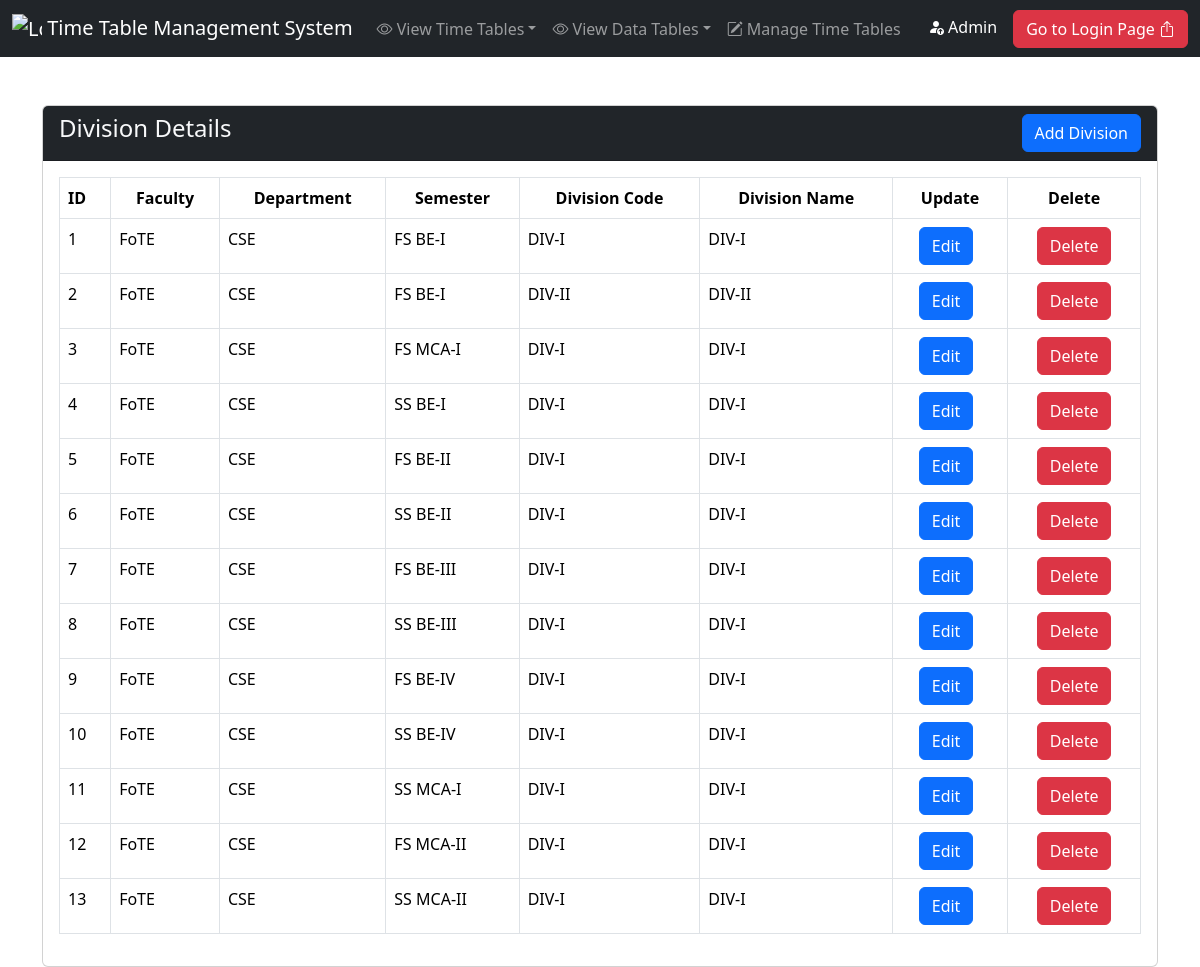
Screenshot of /division/division-details.php with the database file from the repository.
### tables this page shows
CREATE TABLE `division` (
  `Division_Id` int(11) NOT NULL,
  `Division_Code` varchar(50) NOT NULL,
  `Division_Name` varchar(100) NOT NULL,
  `Class_Id` int(11) NOT NULL
);

CREATE TABLE `faculty` (
  `faculty_id` int(11) NOT NULL,
  `faculty_name` varchar(100) NOT NULL,
  `faculty_Code` varchar(50) NOT NULL
);

CREATE TABLE `department` (
  `Department_Id` int(11) NOT NULL,
  `Department_Code` varchar(50) NOT NULL,
  `Department_Name` varchar(100) NOT NULL,
  `Faculty_Id` int(11) NOT NULL
);

CREATE TABLE `semester` (
  `Semester_Id` int(11) NOT NULL,
  `Semester_Code` varchar(50) NOT NULL,
  `Semester_Name` varchar(100) NOT NULL,
  `Program_Id` int(11) NOT NULL
);

### division/division-details.php (the view, shortened to what this page needs)
<?php include("../includes/connect.php") ?>
<?php include("../includes/header.php") ?>
<div class="container">
    <div class="row">
        <div class="col-md-12 mt-5">
            <div class="card ">
                <div class="card-header d-flex justify-content-between bg-dark text-light">
                    <h4>Division Details</h4>
                    <a href="division-add.php" class="btn btn-primary">Add Division</a>
                </div>
                <div class="card-body">
                    <table class="table table-bordered" id="myTable">
                        <thead>
                            <tr>
                                <th scope="col">ID</th>
                                <th scope="col" class="text-center">Faculty</th>
                                <th scope="col" class="text-center">Department</th>
                                <th scope="col" class="text-center">Semester</th>
                                <th scope="col" class="text-center">Division Code</th>
                                <th scope="col" class="text-center">Division Name</th>
                                <th scope="col" class="text-center">Update</th>
                                <th scope="col" class="text-center">Delete</th>
                            </tr>
                        </thead>
                        <tbody>
                            <?php
                            $sno = 1;
                            $sql = " SELECT d.Division_Id, d.Division_Code, d.Division_Name,
                                        cs.Class_Id, cs.Class_Code, cs.Class_Name,
                                        s.Semester_Code,
                                        dep.Department_Code,
                                        f.Faculty_Code
                                    FROM Division d
                                JOIN Class_Semester cs ON d.Class_Id = cs.Class_Id
                                JOIN Semester s ON cs.Semester_Id = s.Semester_Id
                                JOIN Program p ON s.Program_Id = p.Program_Id
                                JOIN Department dep ON p.Department_Id = dep.Department_Id
                                JOIN Faculty f ON dep.Faculty_Id = f.Faculty_Id;
                                    ";
                            $result = mysqli_query($conn, $sql);
                            $num = mysqli_num_rows($result);
                            if ($num > 0) {
                                while ($num > 0) {
                                    $row = mysqli_fetch_assoc($result)
                            ?>
                                    <tr>
                                        <td><?php echo $sno ?></td>
                                        <td><?php echo $row['Faculty_Code'] ?></td>
                                        <td><?php echo $row['Department_Code'] ?></td>
                                        <td><?php echo $row['Semester_Code'] ?></td>
                                        <td><?php echo $row['Division_Code'] ?></td>
                                        <td><?php echo $row['Division_Name'] ?></td>
                                        <td class="text-center">
                                            <a href="division-edit.php?division_id=<?php echo $row['Division_Id'] ?>" class="btn btn-primary edit me-2">Edit</a>
                                        </td>
                                        <td class="text-center">
                                            <a href="javascript:void(0);" class="division-delete-btn btn btn-danger">Delete</a>
                                        </td>
                                    </tr>
                            <?php
                                    $num = $num - 1;
                                    $sno = $sno + 1;
                                }
                            } else {
                                echo '<tr><td colspan="4">No data found</td></tr>';
                            }
                            ?>
                        </tbody>
                    </table>
                </div>
            </div>
        </div>
    </div>
</div>
<?php include("../includes/footer.php") ?>

### rows the page displays
division: faculty.faculty_Code "FoTE", department.Department_Code "CSE", semester.Semester_Code "FS BE-I", Division_Code "DIV-I", Division_Name "DIV-I"
division: faculty.faculty_Code "FoTE", department.Department_Code "CSE", semester.Semester_Code "FS BE-I", Division_Code "DIV-II", Division_Name "DIV-II"
division: faculty.faculty_Code "FoTE", department.Department_Code "CSE", semester.Semester_Code "FS MCA-I", Division_Code "DIV-I", Division_Name "DIV-I"
division: faculty.faculty_Code "FoTE", department.Department_Code "CSE", semester.Semester_Code "SS BE-I", Division_Code "DIV-I", Division_Name "DIV-I"
division: faculty.faculty_Code "FoTE", department.Department_Code "CSE", semester.Semester_Code "FS BE-II", Division_Code "DIV-I", Division_Name "DIV-I"
division: faculty.faculty_Code "FoTE", department.Department_Code "CSE", semester.Semester_Code "SS BE-II", Division_Code "DIV-I", Division_Name "DIV-I"
division: faculty.faculty_Code "FoTE", department.Department_Code "CSE", semester.Semester_Code "FS BE-III", Division_Code "DIV-I", Division_Name "DIV-I"
division: faculty.faculty_Code "FoTE", department.Department_Code "CSE", semester.Semester_Code "SS BE-III", Division_Code "DIV-I", Division_Name "DIV-I"
division: faculty.faculty_Code "FoTE", department.Department_Code "CSE", semester.Semester_Code "FS BE-IV", Division_Code "DIV-I", Division_Name "DIV-I"
division: faculty.faculty_Code "FoTE", department.Department_Code "CSE", semester.Semester_Code "SS BE-IV", Division_Code "DIV-I", Division_Name "DIV-I"
division: faculty.faculty_Code "FoTE", department.Department_Code "CSE", semester.Semester_Code "SS MCA-I", Division_Code "DIV-I", Division_Name "DIV-I"
division: faculty.faculty_Code "FoTE", department.Department_Code "CSE", semester.Semester_Code "FS MCA-II", Division_Code "DIV-I", Division_Name "DIV-I"
division: faculty.faculty_Code "FoTE", department.Department_Code "CSE", semester.Semester_Code "SS MCA-II", Division_Code "DIV-I", Division_Name "DIV-I"
